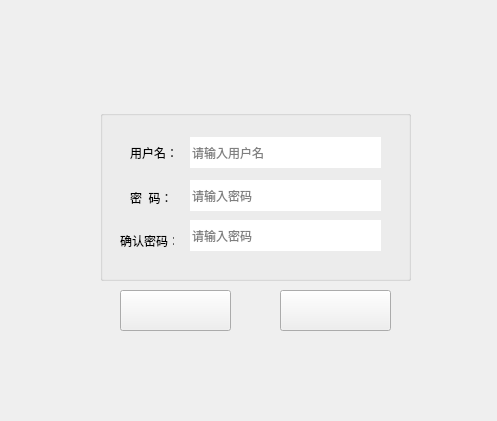
<?xml version="1.0" encoding="UTF-8"?>
<ui version="4.0">
 <class>registerForm</class>
 <widget class="QWidget" name="registerForm">
  <property name="geometry">
   <rect>
    <x>0</x>
    <y>0</y>
    <width>497</width>
    <height>421</height>
   </rect>
  </property>
  <property name="minimumSize">
   <size>
    <width>497</width>
    <height>421</height>
   </size>
  </property>
  <property name="maximumSize">
   <size>
    <width>497</width>
    <height>421</height>
   </size>
  </property>
  <property name="windowTitle">
   <string>用户注册</string>
  </property>
  <property name="styleSheet">
   <string notr="true">QWidget#registerForm
{
	
	background-image: url(:/login_image/Resources/login/register.jpg);
}</string>
  </property>
  <widget class="QPushButton" name="okButton">
   <property name="geometry">
    <rect>
     <x>120</x>
     <y>290</y>
     <width>111</width>
     <height>41</height>
    </rect>
   </property>
   <property name="styleSheet">
    <string notr="true">QPushButton#okButton
{
	
	
	
	border-image: url(:/login_image/Resources/login/register_confirm.jpg);
}</string>
   </property>
   <property name="text">
    <string/>
   </property>
  </widget>
  <widget class="QPushButton" name="cancelButton">
   <property name="geometry">
    <rect>
     <x>280</x>
     <y>290</y>
     <width>111</width>
     <height>41</height>
    </rect>
   </property>
   <property name="styleSheet">
    <string notr="true">QPushButton#cancelButton
{

	
	
	border-image: url(:/login_image/Resources/login/register_cancel.jpg);
	
}</string>
   </property>
   <property name="text">
    <string/>
   </property>
  </widget>
  <widget class="QGroupBox" name="groupBox">
   <property name="geometry">
    <rect>
     <x>100</x>
     <y>110</y>
     <width>311</width>
     <height>171</height>
    </rect>
   </property>
   <property name="styleSheet">
    <string notr="true"/>
   </property>
   <property name="title">
    <string/>
   </property>
   <widget class="QLineEdit" name="usrLineEdit">
    <property name="geometry">
     <rect>
      <x>90</x>
      <y>27</y>
      <width>191</width>
      <height>31</height>
     </rect>
    </property>
    <property name="statusTip">
     <string/>
    </property>
    <property name="styleSheet">
     <string notr="true">QLineEdit
{ 
	border: 0px;
	background : (0x00,0xff,0x00,0x00);
	
}</string>
    </property>
    <property name="text">
     <string/>
    </property>
    <property name="placeholderText">
     <string>请输入用户名</string>
    </property>
   </widget>
   <widget class="QLabel" name="label_2">
    <property name="geometry">
     <rect>
      <x>30</x>
      <y>67</y>
      <width>54</width>
      <height>41</height>
     </rect>
    </property>
    <property name="text">
     <string>密  码：</string>
    </property>
   </widget>
   <widget class="QLabel" name="label">
    <property name="geometry">
     <rect>
      <x>30</x>
      <y>27</y>
      <width>48</width>
      <height>31</height>
     </rect>
    </property>
    <property name="text">
     <string>用户名：</string>
    </property>
   </widget>
   <widget class="QLineEdit" name="pwdLineEdit">
    <property name="geometry">
     <rect>
      <x>90</x>
      <y>70</y>
      <width>191</width>
      <height>31</height>
     </rect>
    </property>
    <property name="styleSheet">
     <string notr="true">QLineEdit
{ 
	border: 0px;
	background : (0x00,0xff,0x00,0x00);
}</string>
    </property>
    <property name="echoMode">
     <enum>QLineEdit::Password</enum>
    </property>
    <property name="placeholderText">
     <string>请输入密码</string>
    </property>
   </widget>
   <widget class="QLabel" name="label_3">
    <property name="geometry">
     <rect>
      <x>20</x>
      <y>110</y>
      <width>54</width>
      <height>41</height>
     </rect>
    </property>
    <property name="text">
     <string>确认密码：</string>
    </property>
   </widget>
   <widget class="QLineEdit" name="pwdLineEdit_confirm">
    <property name="geometry">
     <rect>
      <x>90</x>
      <y>110</y>
      <width>191</width>
      <height>31</height>
     </rect>
    </property>
    <property name="styleSheet">
     <string notr="true">QLineEdit
{ 
	border: 0px;
	background : (0x00,0xff,0x00,0x00);
}</string>
    </property>
    <property name="echoMode">
     <enum>QLineEdit::Password</enum>
    </property>
    <property name="placeholderText">
     <string>请输入密码</string>
    </property>
   </widget>
  </widget>
 </widget>
 <resources>
  <include location="../../../MyProject/login.qrc"/>
 </resources>
 <connections/>
</ui>
